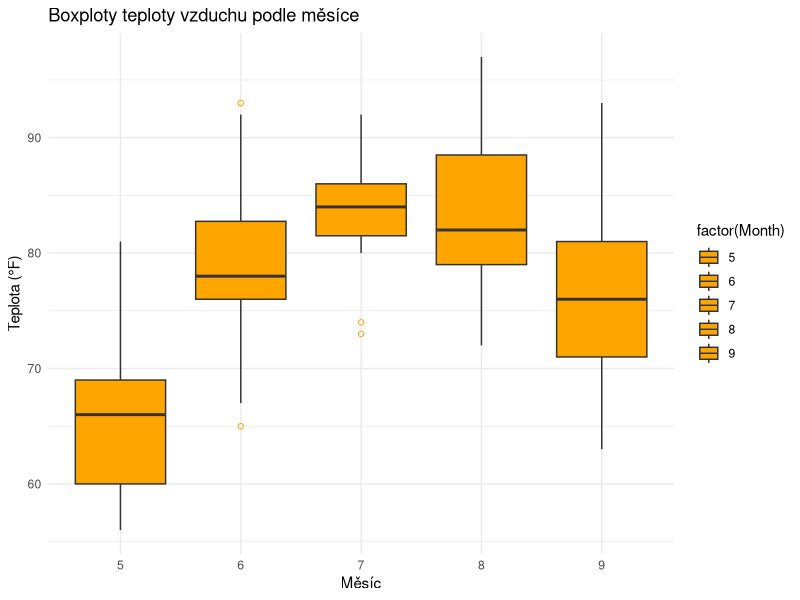
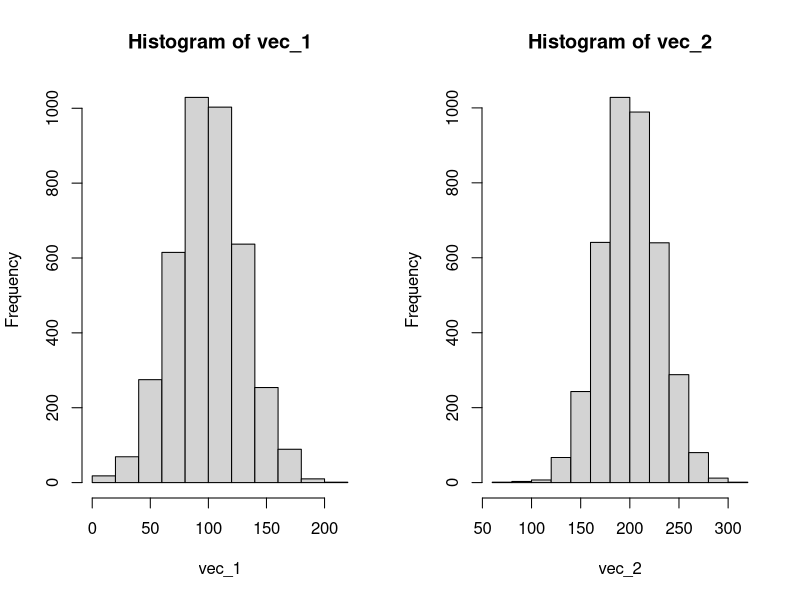
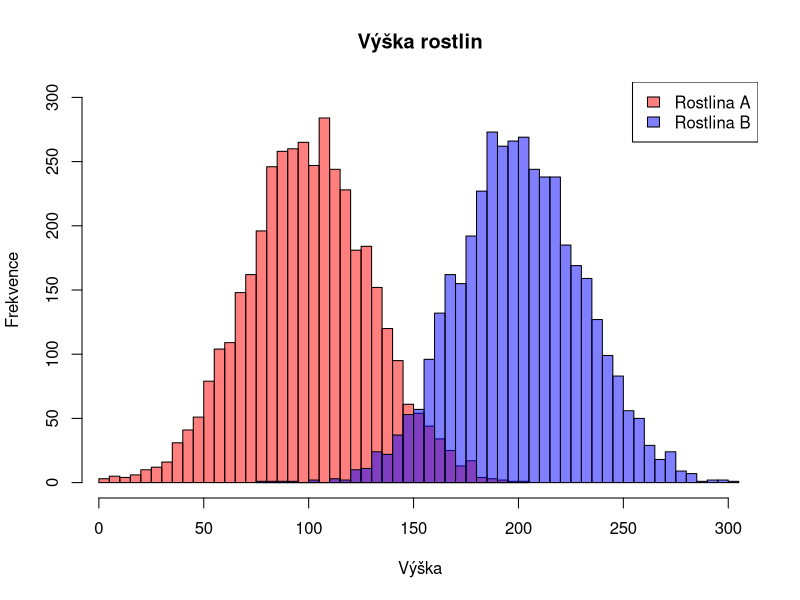
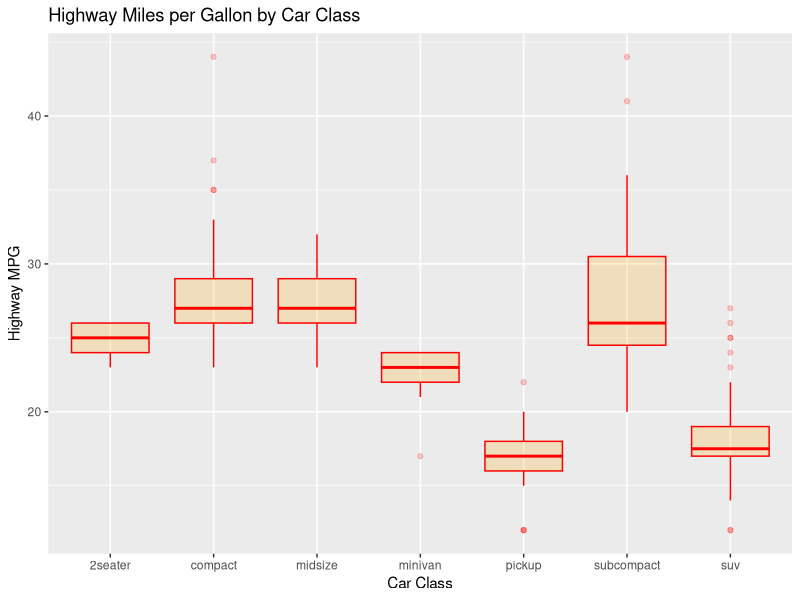
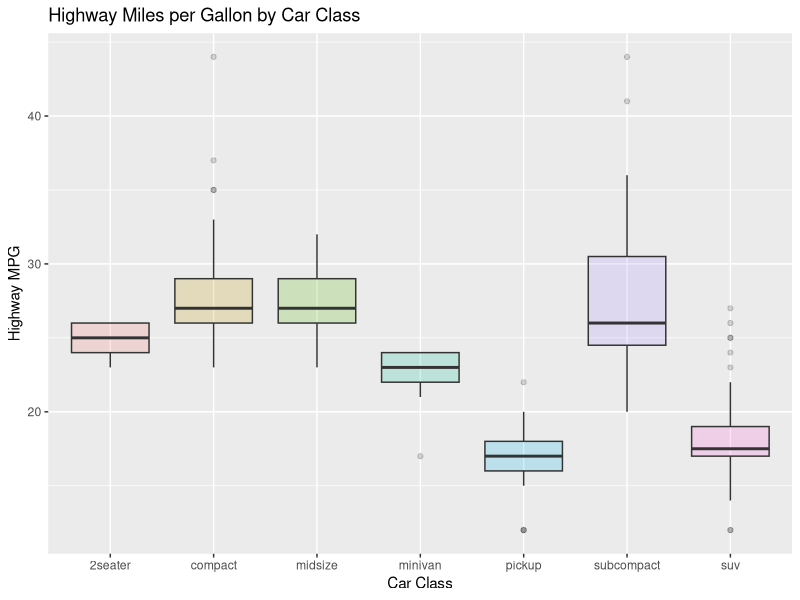
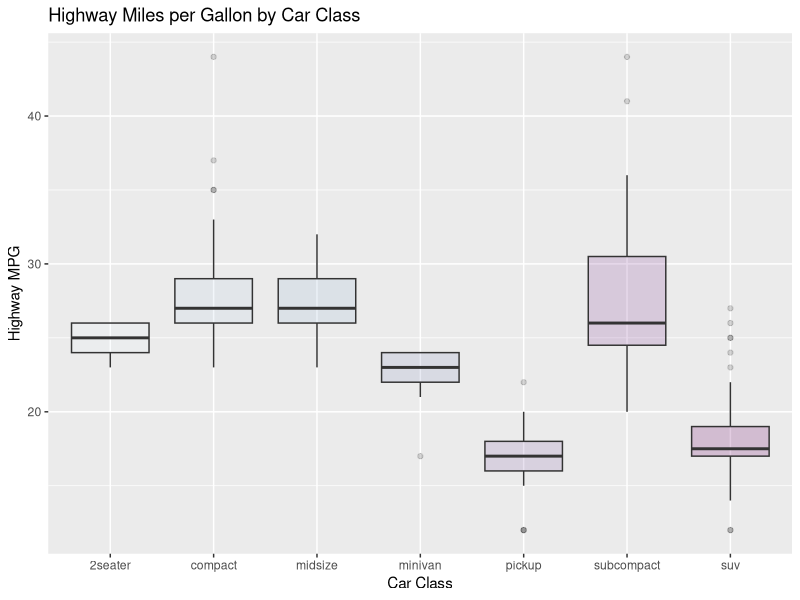
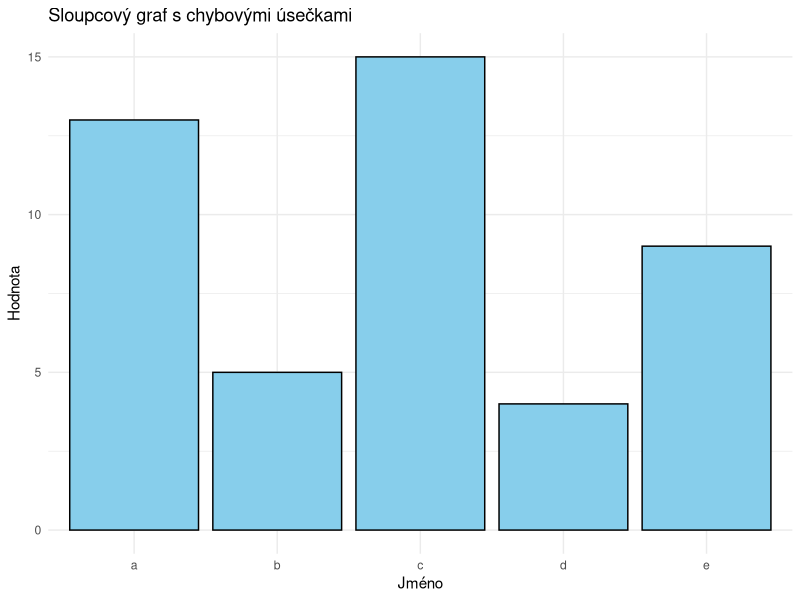
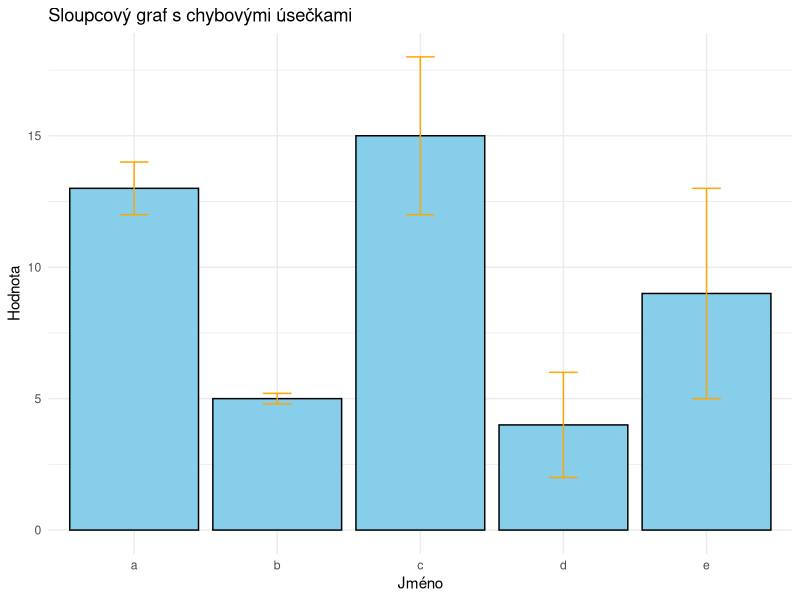

Reproduce these figures in R, in order. (Note: this script raises an error after producing the figures.)
## Exercise 1
data <- airquality

library(ggplot2)

ggplot(airquality, aes(x = factor(Month), y = Temp, fill = factor(Month))) +
  geom_boxplot(outlier.colour = "orange", outlier.shape = 1) +
  scale_fill_manual(values = rep("orange", 5)) +  # Obarvení boxplotů
  labs(x = "Měsíc", y = "Teplota (°F)", title = "Boxploty teploty vzduchu podle měsíce") +
  theme_minimal()

aggregate(Temp ~ Month, data = airquality, median)

## Exercise 2
vec_1 <- rnorm(4000, mean = 100, sd = 30)
vec_2 <- rnorm(4000, mean = 200, sd = 30)

par(mfrow = c(1,2))
hist(vec_1)
hist(vec_2)

# Nastavení grafického okna pro jediný plot
par(mfrow = c(1, 1))

# Histogram pro první vektor
hist(vec_1, breaks = 30, col = rgb(1, 0, 0, 0.5), main = "Výška rostlin", xlab = "Výška", ylab = "Frekvence", xlim = range(c(vec_1, vec_2)), ylim = c(0, 300))
# Přidání histogramu pro druhý vektor
hist(vec_2, breaks = 50, col = rgb(0, 0, 1, 0.5), add = TRUE)

# Přidání legendy
legend("topright", legend = c("Rostlina A", "Rostlina B"), fill = c(rgb(1, 0, 0, 0.5), rgb(0, 0, 1, 0.5)))

## Exercise 3
library(ggplot2)

data_mpg = mpg
ggplot(data_mpg, aes(x = factor(class), y = hwy)) +
  geom_boxplot(color = "red", fill = "orange", alpha = 0.2) +
  labs(title = "Highway Miles per Gallon by Car Class", x = "Car Class", y = "Highway MPG")

ggplot(data_mpg, aes(x = factor(class), y = hwy, fill = class)) +
  geom_boxplot(alpha = 0.2) +
  labs(title = "Highway Miles per Gallon by Car Class", x = "Car Class", y = "Highway MPG") +
  theme(legend.position = "none")

library(RColorBrewer)

ggplot(data_mpg, aes(x = factor(class), y = hwy, fill = class)) +
  geom_boxplot(alpha = 0.2) +
  labs(title = "Highway Miles per Gallon by Car Class", x = "Car Class", y = "Highway MPG") +
  scale_fill_brewer(palette = "BuPu") +
  theme(legend.position = "none")

## Exercise 4
name = letters[1:5]
values = sample((4:15), 5)
sd = c(1, 0.2, 3, 2, 4)

data_letters = data.frame(name, values, sd)

library(ggplot2)

ggplot(data_letters, aes(x = name, y = values, fill = "skyblue")) +
  geom_bar(stat = "identity", color = "black") +  # Přidáme černý obrys pro lepší vizualitu
  labs(title = "Sloupcový graf s chybovými úsečkami", x = "Jméno", y = "Hodnota") +
  theme_minimal() +
  scale_fill_identity()

ggplot(data_letters, aes(x = name, y = values)) +
  geom_bar(stat = "identity", fill = "skyblue", color = "black") +  # Sloupcový graf
  geom_errorbar(aes(ymin = values - sd, ymax = values + sd), width = .2, color = "orange") +  # Chybové úsečky
  labs(title = "Sloupcový graf s chybovými úsečkami", x = "Jméno", y = "Hodnota") +
  theme_minimal()

## Exercise 5
data <- adult

cat("Počet atributů:", length(data))

# Kontrola chybějících hodnot
cat("Chybějící hodnoty v každém atributu:\n")
print(colSums(is.na(data)))

# Histogram pro atribut 'workclass'
ggplot(data, aes(x = workclass)) +
  geom_bar(stat = "count", fill = "steelblue") +
  theme_minimal() +
  labs(title = "Histogram of Workclass", x = "Workclass", y = "Frequency")

# Zjištění, co znamená '?' v atributu 'workclass'
cat("Hodnota '?' v atributu 'workclass' označuje jinak pracující lidi nebo to nechtěli uvádět")

# Zjištění dominantní hodnoty u atributu 'hours.per.week'
dominant_value <- as.integer(names(which.max(table(data$hours.per.week))))
cat("Dominantní hodnota atributu 'hours.per.week' je:", dominant_value, "\n")

# Zjištění počtu tříd pro klasifikaci
cat("Počet tříd pro klasifikaci:", length(unique(data$class)), "\n")







